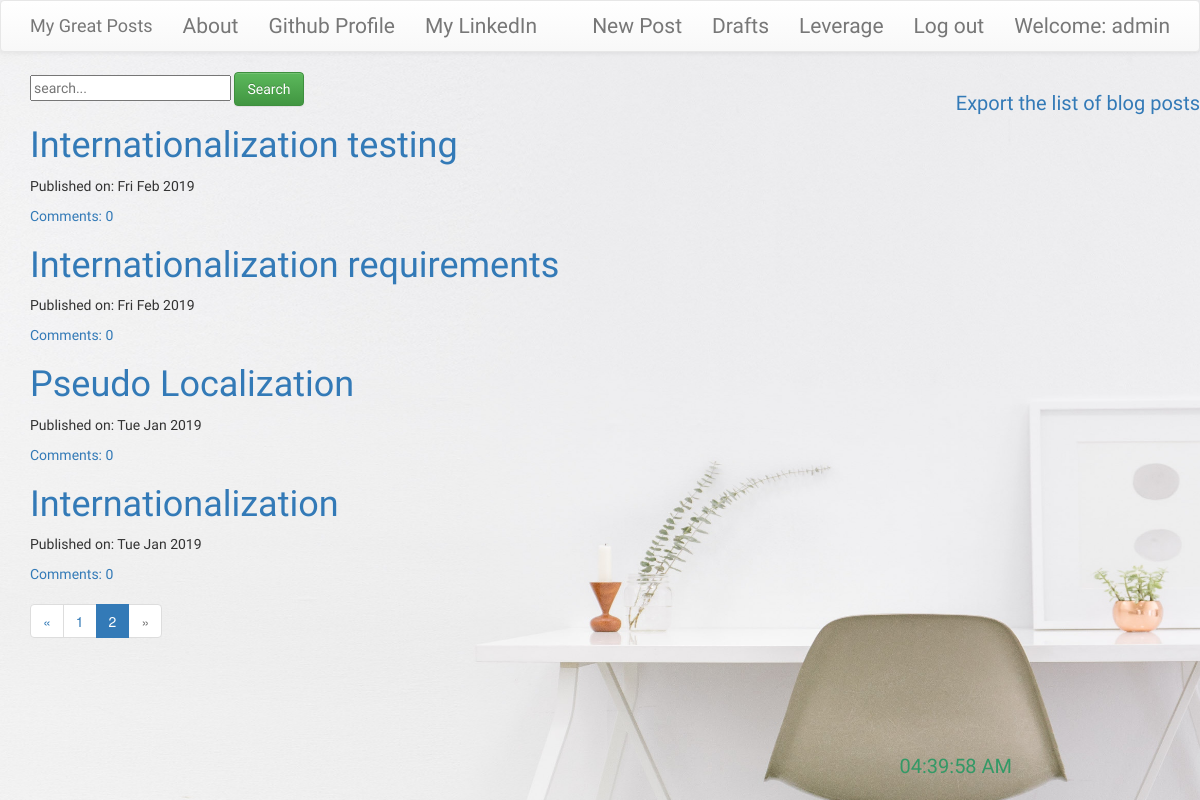
Page /?page=2 (signed in) on the committed database.
### blog/models.py (models this page shows, shortened)
class Post(models.Model):
    author = models.ForeignKey('auth.User' ,on_delete=models.CASCADE)
    title = models.CharField(max_length=200)
    text = models.TextField()
    created_date = models.DateTimeField(default=timezone.now)
    published_date = models.DateTimeField(blank=True, null=True)
    def approve_comments(self):
        return self.comments.filter(approved_comment=True)

### blog/views.py (the view)
# urls.py: url(r'^$',views.PostListView.as_view(paginate_by=5),name='post_list'),
class PostListView(ListView):
    model = Post
    paginate_by = 2
    def get_queryset(self):
        return Post.objects.filter(published_date__lte=timezone.now()).order_by('-published_date')
        logger.info("Someone viewed the list of blogs")

### blog/templates/blog/post_list.html (shortened to what this page needs)
{% extends 'blog/base.html' %}
{% block content %}
<form method="GET" id ="search" action="{% url 'posts' %}">
  <input name="q" value="{{request.GET.q}}" placeholder="search...">
  <button type="submit" class="btn btn-success">Search</button>
</form>
<div class="centerstage">
    {% for post in post_list %}
        <div class="post">
            <h1><a href="{% url 'post_detail' pk=post.pk %}">{{ post.title }}</a></h1>
            <div class="date">
                <p>Published on: {{ post.published_date|date:"D M Y"}}</p>
            </div>
            <a href="{% url 'post_detail' pk=post.pk %}">Comments: {{ post.approve_comments.count }}</a>
        </div>
    {% endfor %}
</div>
<div class="footer">
  {% if is_paginated %}
    <ul class="pagination">
      {% if page_obj.has_previous %}
        <li><a href="?page={{ page_obj.previous_page_number }}">&laquo;</a></li>
      {% else %}
        <li class="disabled"><span>&laquo;</span></li>
      {% endif %}
      {% for i in paginator.page_range %}
        {% if page_obj.number == i %}
          <li class="active"><span>{{ i }} <span class="sr-only">(current)</span></span></li>
        {% else %}
          <li><a href="?page={{ i }}">{{ i }}</a></li>
        {% endif %}
      {% endfor %}
      {% if page_obj.has_next %}
        <li><a href="?page={{ page_obj.next_page_number }}">&raquo;</a></li>
      {% else %}
        <li class="disabled"><span>&raquo;</span></li>
      {% endif %}
    </ul>
  {% endif %}
</div>
{% endblock %}
{% block export %}
<div class="exports">
      <h1><a href="{% url 'pdf' %}">Export the list of blog posts</a></h1>
<div id="MyClockDisplay" class="clock"></div>
</div>
{% endblock %}

### blog/templates/blog/base.html (shortened to what this page needs)
<!DOCTYPE html>
{% load static %}
<html>
    <head>
        <link rel="stylesheet" href="{% static 'css/blog.css' %}">
        <link rel="stylesheet" href="https://maxcdn.bootstrapcdn.com/bootstrap/3.3.7/css/bootstrap.min.css">
        <link rel="stylesheet" href="https://maxcdn.bootstrapcdn.com/bootstrap/3.3.7/css/bootstrap-theme.min.css">
        <link rel="stylesheet" href="//cdn.jsdelivr.net/medium-editor/latest/css/medium-editor.min.css" type="text/css" media="screen" charset="utf-8">
<body class='loader' onload="showTime();">
  <nav class="navbar navbar-default techfont custom-navbar">
    <div class="container">
      <ul class="nav navbar-nav">
        <li><a class='navbar-brand bigbrand' href="{% url 'post_list' %}">My Great Posts</a></li>
        <li><a href="{% url 'about'%}">About</a></li>
        <li><a href="https://github.com/raviteja501">Github Profile</a></li>
        <li><a href="https://www.linkedin.com/in/ravitejavangala/" target="_blank">My LinkedIn</a></li>
      </ul>
      <ul class="nav navbar-nav navbar-right">
        {% if user.is_authenticated %}
        <li>
          <a href="{% url 'post_new' %}" >New Post</a>
        </li>
        <li>
          <a href="{% url 'post_draft_list' %}">Drafts</a>
        </li>
        <li>
          <a href="{% url 'leverage'%}">Leverage</a>
        </li>
        <li>
          <a href="{% url 'logout' %}" >Log out</a>
        </li>
        <li>
          <a >Welcome: {{ user.username }}</a>
        </li>
          {% else %}
          <li><a class='nav navbar-right' href="{% url 'login' %}" ><span class="glyphicon glyphicon-user"></span></a></li>
        {% endif %}
      </ul>
  </div>
</nav>
{% block export %}
{% endblock %}
        <div class="content container">
            <div class="row">
                <div class="col-md-8">
                  <div class="blog_posts">
                    {% block content %}
                    {% endblock %}
                  </div>
                </div>
            </div>
        </div>
</body>
</html>

### blog/static/css/blog.css (style rules this page uses)
body { background: url("/static/images/background.jpg") no-repeat; background-size:100%; background-size: 1800px 900px; }
.clock { transform: translateX(-50%) translateY(-50%); font-size: 20px; font-family: 'Boogaloo', cursive; color: #339966; position: absolute; text-align: center; bottom: 5px; }
.techfont { font-family: 'Boogaloo', cursive; font-size: 1.5em; margin-bottom: 10px; }
.centerstage { font-family: 'Boogaloo', cursive; margin-left: auto; margin-right: auto; }
.bigbrand { font-size: 1.5em; }
div.exports { float: right; margin: auto; }
.exports h1 { font-size: 20px; font-family: 'Boogaloo', cursive; }
.footer { height: 100px; width:100%; position: absolute; margin-left: auto; margin-right: auto; }
#search { font-family: 'Boogaloo', cursive; }

### rows in the picture
Post: title "Internationalization testing", published_date "Fri Feb 2019", approve_comments.count "0"
Post: title "Internationalization requirements", published_date "Fri Feb 2019", approve_comments.count "0"
Post: title "Pseudo Localization", published_date "Tue Jan 2019", approve_comments.count "0"
Post: title "Internationalization", published_date "Tue Jan 2019", approve_comments.count "0"

### other values in the picture
{{ user.username }} "admin"
{{ i }} "1"
{{ i }} "2"
